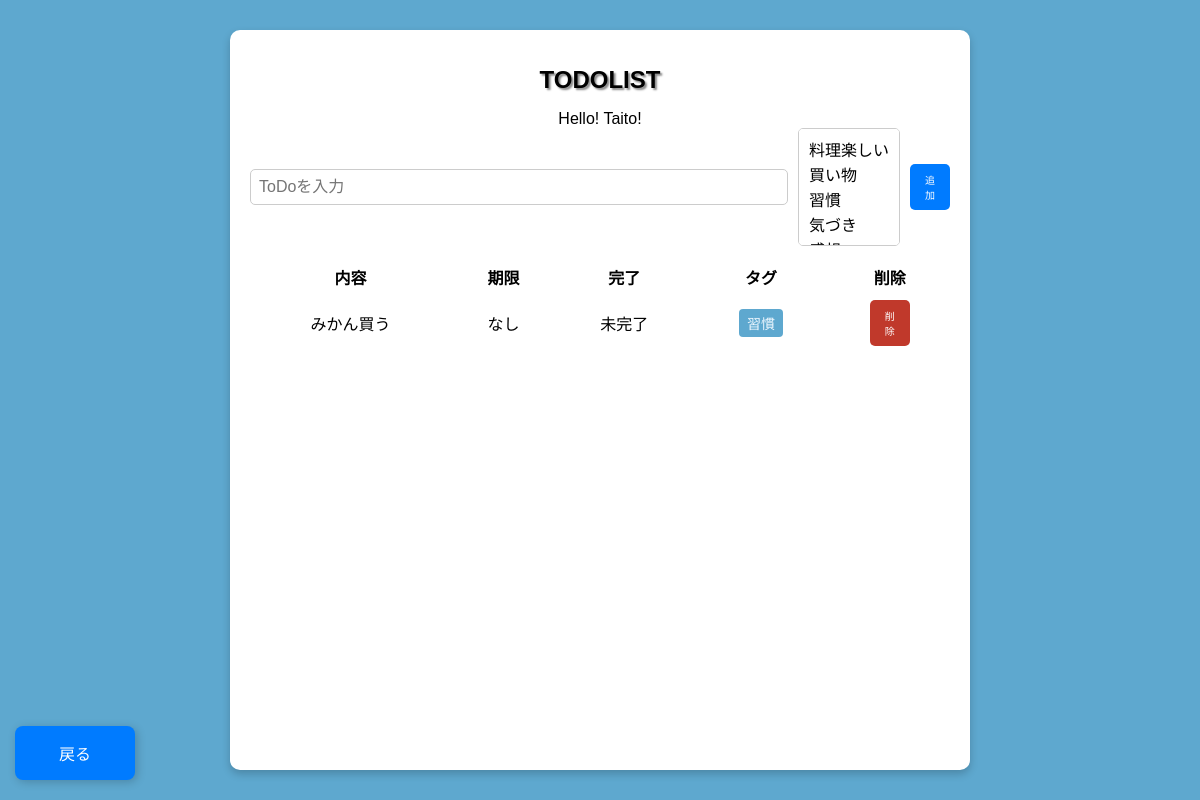
Before: /todo with the older database file.
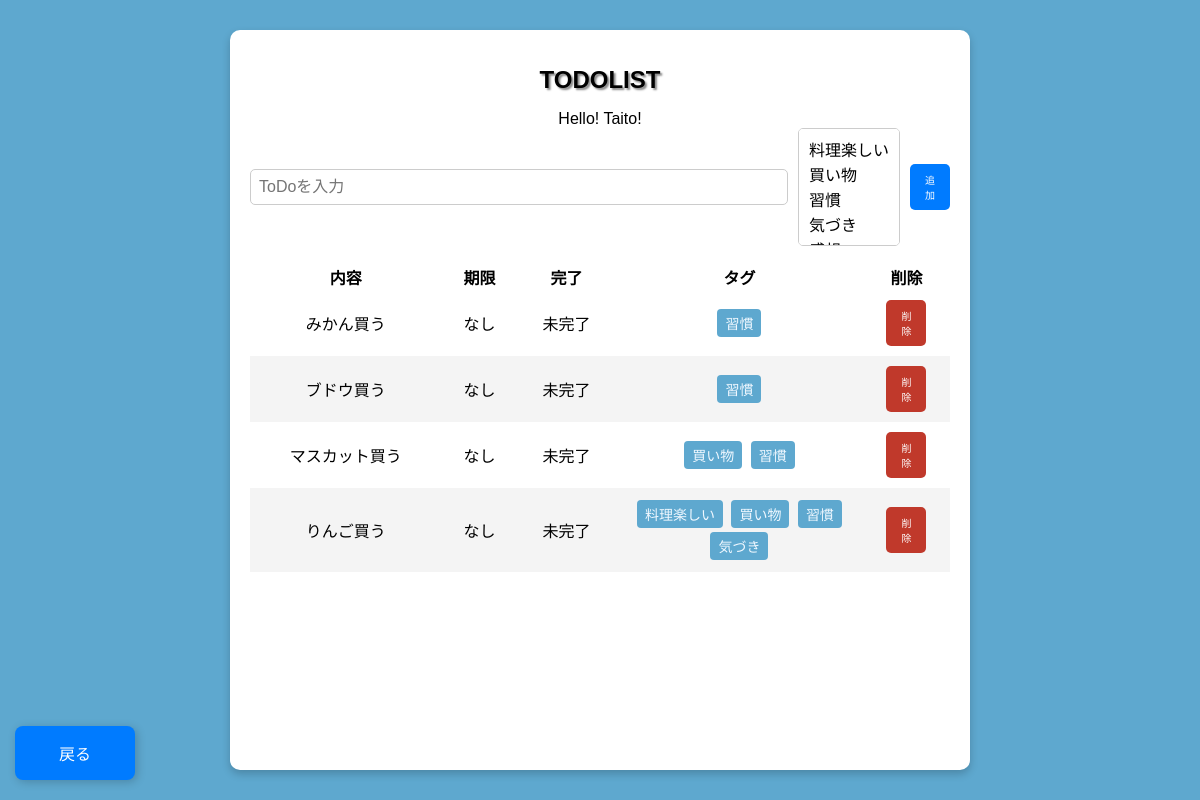
After: the same page with the newer database file.
### app/database/table/models.py (models this page shows)
class Todo(Base):
    __tablename__ = 'todo'
    __table_args__ = {
        'comment': 'todoの内容を管理するテーブル'
    }
    id   = Column('todo_id', Integer, primary_key=True, autoincrement=True)
    box  = Column('box', String(200), nullable=False)
    date = Column('date', Date, nullable=True)  # 現在時刻をデフォルトに設定
    completed = Column('completed', Boolean, default=False)
    settings = relationship("Set", back_populates="todo", cascade="all, delete-orphan")

class Tag(Base):
    __tablename__ = 'tag'
    __table_args__ = {
        'comment': 'tagの内容を管理するテーブル'
    }
    id   = Column('tag_id', Integer, primary_key=True, autoincrement=True)
    desc = Column('description', String(200), nullable=False)
    settings = relationship("Set", back_populates="tag", cascade="all, delete-orphan")

### app/routes/todo.py (the view)
@router.get("/todo")
async def read_todolist(
    request: Request,
    skip: int = Query(0),
    limit: int = Query(100),
    completed: bool = Query(False)
):
    if limit <0 or skip < 0:
        return RedirectResponse(url="/error/todo")
    tag_list = db.query(Tag).all()
    todo_query = db.query(Todo).filter(Todo.completed == completed).offset(skip).limit(limit)
    todo_list = todo_query.all()
    todo_list_with_tags = []
    for todo in todo_list:
        set_tags = (
            db.query(Tag.desc)
            .join(Set, Set.tag_id == Tag.id)
            .filter(Set.todo_id == todo.id)
            .all()
        )
        tag_descs = [set_tag.desc for set_tag in set_tags]
        todo_list_with_tags.append({
            "todo": todo,
            "set_tag_descs": tag_descs
        })
    return templates.TemplateResponse("todolist.html", {
        "request": request,
        "name": "Taito!",
        "todo_list": todo_list_with_tags,
        "tag_list": tag_list,
    })

### app/templates/todolist.html (shortened to what this page needs)
{%- extends "layout.html" %}
{%- block content %}
    <form id="todo-form" class="todo-form" method="POST" action="/todo">
        <input type="text" id="todo-input" class="todo-input" placeholder="ToDoを入力" name="box" required>
        <select id="tag-select" class="tag-select" name="tag" multiple>
            {% for tag in tag_list %}
                <option value="{{ tag.id }}">{{ tag.desc }}</option>
            {% endfor %}
        </select>
        <button type="submit" class="add-button">追加</button>
    </form>
    <br>
    <table style="border-collapse: separate; border-spacing: 0;">
        <thead>
            <tr>
                <th>内容</th>
                <th>期限</th>
                <th>完了</th>
                <th>タグ</th>
                <th>削除</th>
            </tr>
        </thead>
        <tbody id="todo-list">
            {% for item in todo_list %}
            <tr>
                <td>
                    <a href="/todo/{{ item.todo.id }}" style="color: black; text-decoration: none;">
                        {{ item.todo.box }}
                    </a>
                </td>
                <td>{{ item.todo.date if item.todo.date else 'なし' }}</td>
                <td>{{ '完了' if item.todo.completed else '未完了' }}</td>
                <td class="listtags-column">
                    {% if item.set_tag_descs %}
                        {% for tag_desc in item.set_tag_descs %}
                            <span class="tag_desc">{{ tag_desc }}</span>
                        {% endfor %}
                    {% else %}
                        なし
                    {% endif %}
                </td>
                <td>
                    <button onclick="deleteTodo('{{ item.todo.id }}')" class="remove-btn">
                        削除
                    </button>
                </td>
            </tr>
            {% endfor %}
        </tbody>
    </table>
    <a href="/" class="back-button">戻る</a>
{%- endblock %}

Changed rows visible on the page:
now on one of the page's lists (row unchanged): Tag: description "習慣"
added Todo: todo.box "ブドウ買う", todo "なし", completed "未完了"
added Todo: todo.box "マスカット買う", todo "なし", completed "未完了"
now on this page (row unchanged): Tag: {{ tag.id }} 3 (drawn), description "買い物"
added Todo: todo.box "りんご買う", todo "なし", completed "未完了"
now on this page (row unchanged): Tag: {{ tag.id }} 2 (drawn), description "料理楽しい"
now on this page (row unchanged): Tag: {{ tag.id }} 5 (drawn), description "気づき"
Other visible differences:
new list line: "削除"
